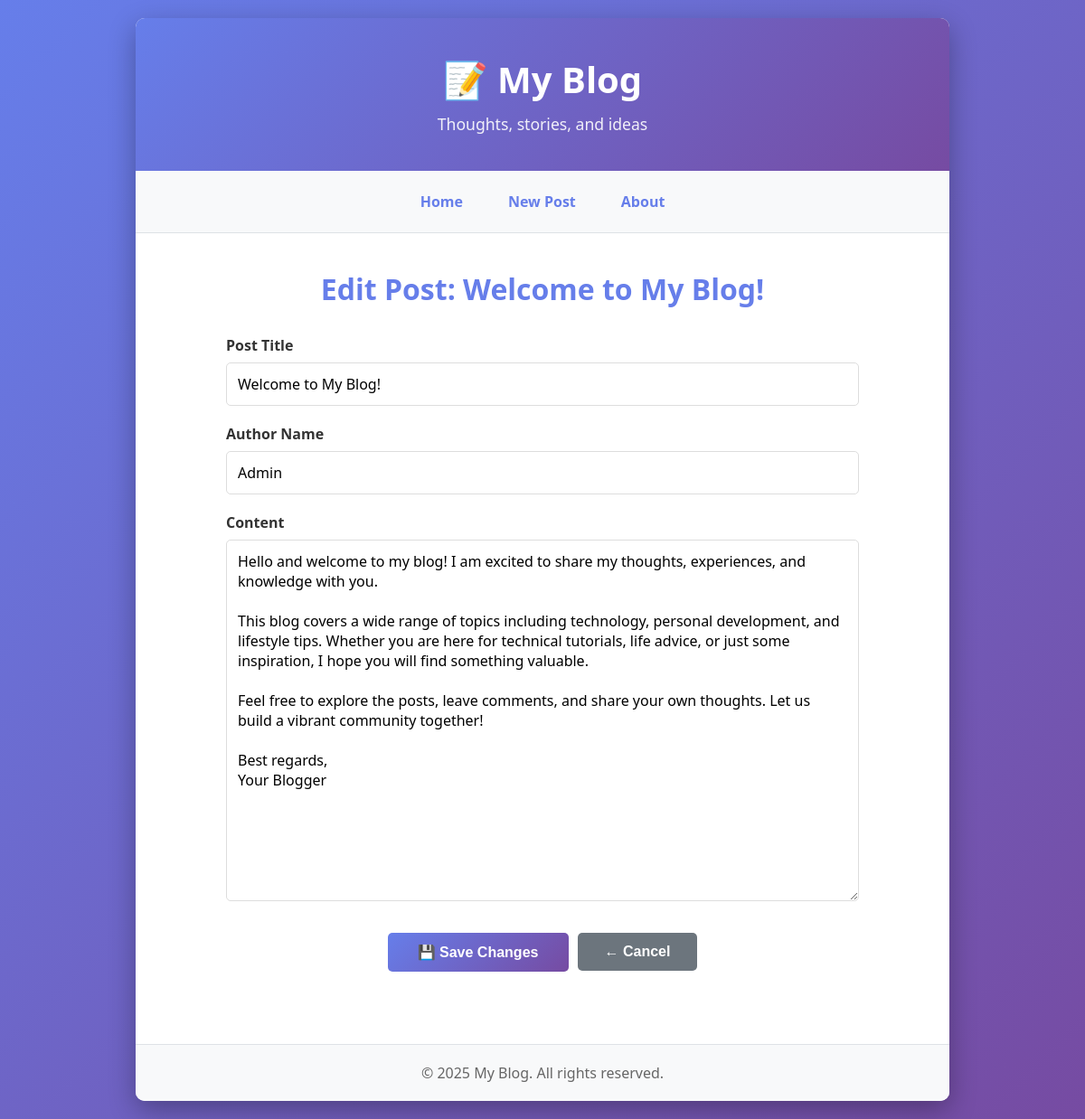
Screenshot of /edit/1 with the database file from the repository.
### app/models.py (models this page shows, shortened)
class Post(db.Model):
    id = db.Column(db.Integer, primary_key=True)
    title = db.Column(db.String(200), nullable=False, unique=True)
    content = db.Column(db.Text, nullable=False)
    author = db.Column(db.String(100), nullable=False, default='Anonymous')
    created_at = db.Column(db.DateTime, nullable=False, default=datetime.utcnow)
    updated_at = db.Column(db.DateTime, nullable=False, default=datetime.utcnow, onupdate=datetime.utcnow)
    comments = db.relationship('Comment', backref='post', lazy=True, cascade='all, delete-orphan')

### app/routes.py (the view, shortened to what this page needs)
@main.route('/edit/<int:post_id>', methods=['GET', 'POST'])
def edit_post(post_id):
    post = Post.query.get_or_404(post_id)
    return render_template('edit_post.html', post=post)

### app/templates/edit_post.html (shortened to what this page needs)
{% extends "base.html" %}
{% block content %}
<div class="form-container">
    <h1>Edit Post: {{ post.title }}</h1>
    <form method="POST">
        <div class="form-group">
            <label for="title">Post Title</label>
            <input
                type="text"
                id="title"
                name="title"
                required
                value="{{ post.title }}"
                maxlength="200"
            >
        </div>
        <div class="form-group">
            <label for="author">Author Name</label>
            <input
                type="text"
                id="author"
                name="author"
                value="{{ post.author }}"
                maxlength="100"
            >
        </div>
        <div class="form-group">
            <label for="content">Content</label>
            <textarea
                id="content"
                name="content"
                required
                style="min-height: 400px;"
            >{{ post.content }}</textarea>
        </div>
        <div class="form-actions">
            <button type="submit">💾 Save Changes</button>
            <a href="{{ url_for('main.view_post', post_id=post.id) }}">
                <button type="button" class="btn-secondary">← Cancel</button>
            </a>
        </div>
    </form>
</div>
{% endblock %}

### app/templates/base.html (style rules this page uses)
* { margin: 0; padding: 0; box-sizing: border-box; }
body { font-family: 'Segoe UI', Tahoma, Geneva, Verdana, sans-serif; background: linear-gradient(135deg, #667eea 0%, #764ba2 100%); min-height: 100vh; padding: 20px; }
.form-group { margin-bottom: 20px; }
label { display: block; margin-bottom: 8px; font-weight: 600; color: #333; }
input[type="text"], input[type="email"], textarea, select { width: 100%; padding: 12px; border: 1px solid #ddd; border-radius: 5px; font-size: 1em; font-family: inherit; }
textarea { resize: vertical; min-height: 150px; }
button { background: linear-gradient(135deg, #667eea 0%, #764ba2 100%); color: white; padding: 12px 30px; border: none; border-radius: 5px; font-size: 1em; font-weight: 600; cursor: pointer; transition: all 0.3s; }
.btn-secondary { background: #6c757d; }

### app/templates/edit_post.html (style rules this page uses)
.form-container { max-width: 700px; margin: 0 auto; }
.form-container h1 { color: #667eea; margin-bottom: 30px; text-align: center; }
.form-actions { display: flex; gap: 10px; justify-content: center; margin-top: 30px; }
.form-actions button { flex: 1; max-width: 200px; }

### rows the page displays
Post: title "Welcome to My Blog!", author "Admin", content "Hello and welcome to my blog! I am excited to share my thoughts, experiences, and knowledge with you. This blog covers a wide range of topics including technology, personal development, and lifestyle tips. Whether you are here for technical tutorials, life advice, or just some inspiration, I hope you will find something valuable. Feel free to explore the posts, leave comments, and share your own thoughts. Let us build a vibrant community together! Best regards, Your Blogger"
